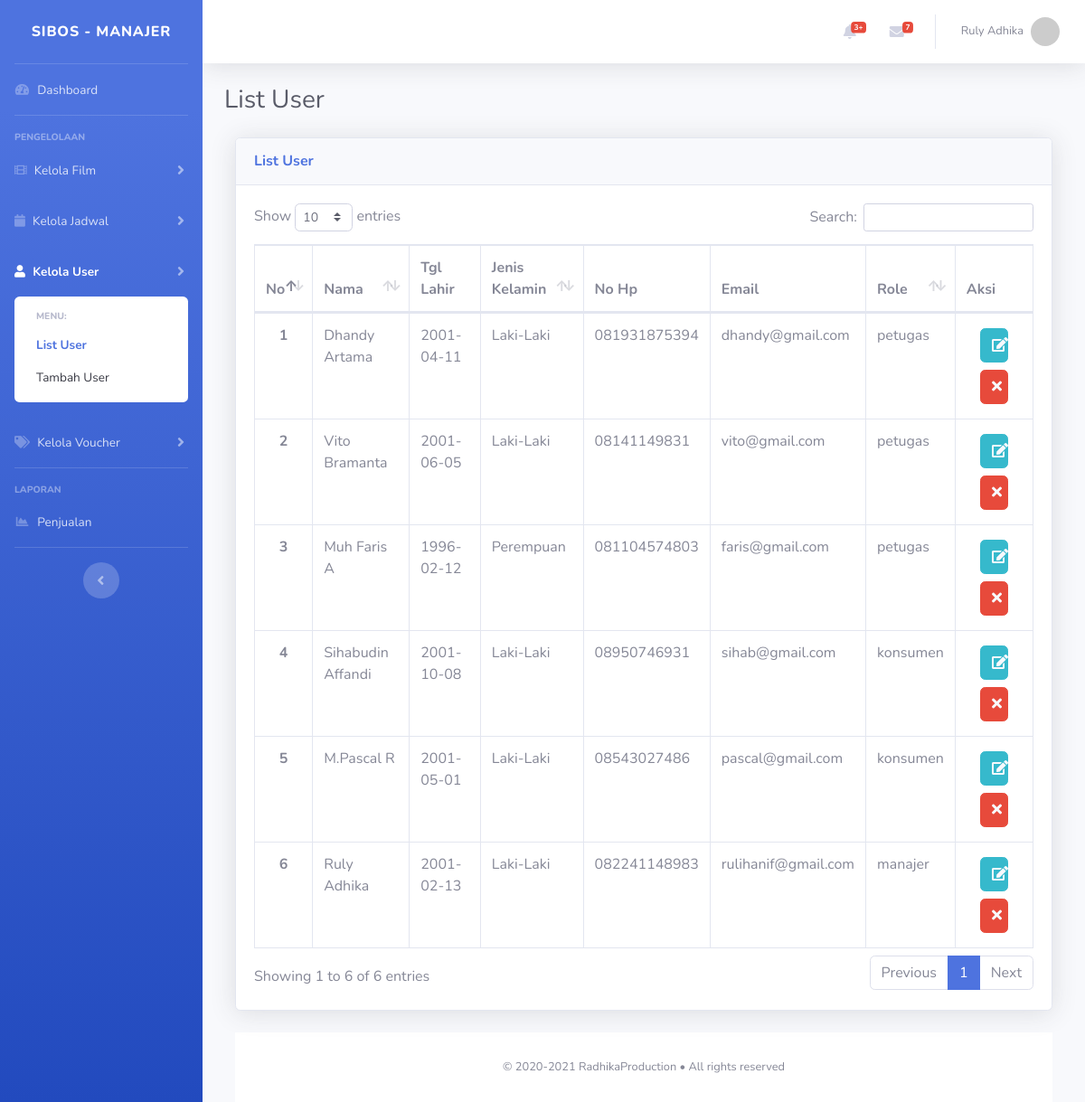
The app's page /admin/list.php?data=user (signed in) with its own data.
### tables this page shows
CREATE TABLE `user` (
  `id` int(11) NOT NULL,
  `nama` varchar(50) NOT NULL,
  `tanggal_lahir` date DEFAULT NULL,
  `jenis_kelamin` varchar(12) DEFAULT NULL,
  `no_hp` varchar(15) DEFAULT NULL,
  `email` varchar(50) NOT NULL,
  `password` varchar(255) NOT NULL,
  `role` varchar(10) NOT NULL
);

### utility/function.php (called while the page is built, shortened)
<?php
$conn = mysqli_connect("localhost", "root", "", "web_bioskop");
function select($data)
{
    global $conn;
    $result = mysqli_query($conn, $data);
    $rows = [];
    while ($row = mysqli_fetch_assoc($result)) {
        $rows[] = $row;
    }
    return $rows;
}

### admin/list.php (the view, shortened to what this page needs)
<?php
require '../utility/function.php';
    $data = $_GET['data'];
    if($data=='user'){
        $users = select("SELECT * FROM user");
    }elseif($data=='voucher'){
        $vouchers = select("SELECT * FROM voucher");
    }
?>
<!DOCTYPE html>
<html lang="en">
<head>
    <link href="../asset/fontawesome-free/css/all.min.css" rel="stylesheet" type="text/css">
    <link href="../asset/css/sb-admin-2.min.css" rel="stylesheet">
    <link href="../asset/datatables/dataTables.bootstrap4.min.css" rel="stylesheet">
</head>
<body id="page-top">
    <div id="wrapper">
        <?php include "../components/sidebar.php" ?>
        <div id="content-wrapper" class="d-flex flex-column">
            <div id="content">
                <?php include "../components/topbar.php" ?>
                <div class="container-fluid">
                    <h1 class="h3 mb-4 text-gray-800 text-capitalize">List <?= $data; ?></h1>
                    <div class="col-xl-12 col-lg-12">
                        <div class="card shadow mb-4">
                            <div class="card-header py-3">
                                <h6 class="m-0 font-weight-bold text-primary text-capitalize">List <?= $data; ?></h6>
                            </div>
                            <div class="card-body">
                                <div class="table-responsive">
                                    <?php if($data=='user') :?>
                                        <table class="table table-bordered" id="dataTableUser" width="100%" cellspacing="0"
                                        data-order='[[ 0, "asc" ]]'>
                                        <thead>
                                            <tr>
                                                <th>No</th>
                                                <th>Nama</th>
                                                <th>Tgl Lahir</th>
                                                <th>Jenis Kelamin</th>
                                                <th>No Hp</th>
                                                <th>Email</th>
                                                <th>Role</th>
                                                <th>Aksi</th>
                                            </tr>
                                        </thead>
                                        <tbody>
                                            <?php $number=count($users) ?>
                                            <?php foreach($users as $user) :?>
                                            <tr>
                                                <td class="text-center font-weight-bold"><?= $number; ?></td>
                                                <td><?= $user['nama'] ?></td>
                                                <td> <?=  $user['tanggal_lahir']; ?>
                                                <td> <?=  $user['jenis_kelamin']; ?>
                                                </td>
                                                <td><?= $user['no_hp']; ?></td>
                                                <td><?= $user['email'] ?></td>
                                                <td><?= $user['role'] ?></td>
                                                <td class="text-center">
                                                    <a class="btn btn-info text-light m-1" style="max-width: 50%;"
                                                        href="edit.php?data=user&id=<?= $user['id']; ?>">
                                                        <i class="fas fa-edit"></i>
                                                    </a>
                                                    <a class="btn btn-danger text-light m-1 del-btn" data-id="<?= $user['id']; ?>" style="max-width: 50%;">
                                                        <i class="fas fa-times"></i>
                                                    </a>
                                                </td>
                                            </tr>
                                            <?php $number-- ?>
                                            <?php endforeach; ?>
                                        </tbody>
                                    </table>
                                    <?php endif; ?>
                                </div>
                            </div>
                        </div>
                        <?php include "../components/footer.php" ?>
                    </div>
                </div>
            </div>
        </div>
    </div>
</body>
</html>

### records on screen
user: nama "Ruly Adhika", tanggal_lahir "2001-02-13", jenis_kelamin "Laki-Laki", no_hp "082241148983", email "rulihanif@gmail.com", role "manajer"
user: nama "M.Pascal R", tanggal_lahir "2001-05-01", jenis_kelamin "Laki-Laki", no_hp "08543027486", email "pascal@gmail.com", role "konsumen"
user: nama "Sihabudin Affandi", tanggal_lahir "2001-10-08", jenis_kelamin "Laki-Laki", no_hp "08950746931", email "sihab@gmail.com", role "konsumen"
user: nama "Muh Faris A", tanggal_lahir "1996-02-12", jenis_kelamin "Perempuan", no_hp "081104574803", email "faris@gmail.com", role "petugas"
user: nama "Vito Bramanta", tanggal_lahir "2001-06-05", jenis_kelamin "Laki-Laki", no_hp "08141149831", email "vito@gmail.com", role "petugas", $user['id'] 5 (drawn)
user: nama "Dhandy Artama", tanggal_lahir "2001-04-11", jenis_kelamin "Laki-Laki", no_hp "081931875394", email "dhandy@gmail.com", role "petugas"

### other values on screen
$_SESSION['role'] "MANAJER"
$_SESSION['user_login'] "Ruly Adhika"
$data "User"
